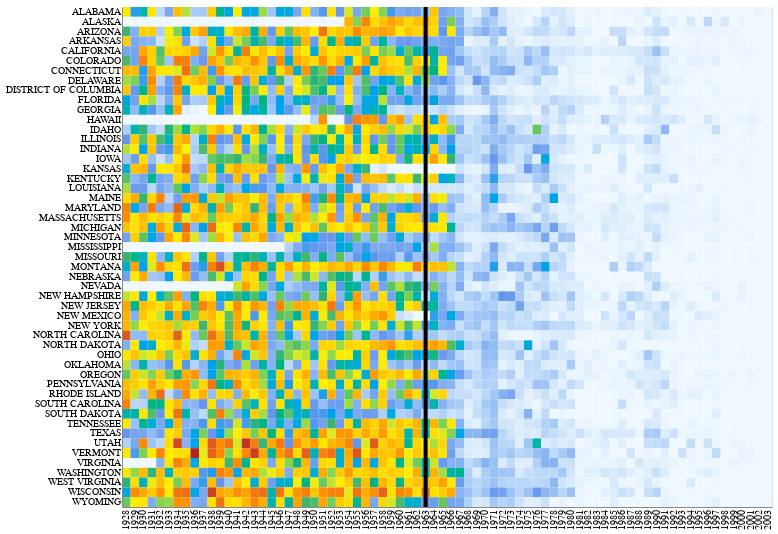

Express this chart as Vega-Lite.
### Vega-Lite specification from a JSON file in a GitHub repository (floating-point values rounded to 4 significant figures; data arrays with more than 128 entries replaced by an {"elided": "..."} marker saying what was removed)
{"config": {"view": {"continuousWidth": 400, "continuousHeight": 300}}, "layer": [{"data": {"name": "data-2a56409d31f9b4068ccef24e40b47e14"}, "mark": "rect", "encoding": {"color": {"type": "quantitative", "field": "incidence", "legend": null, "scale": {"domain": [0, 100, 200, 300, 1000, 3000], "range": ["#F0F8FF", "cornflowerblue", "mediumseagreen", "#FFEE00", "darkorange", "firebrick"], "type": "sqrt"}, "sort": "ascending"}, "tooltip": [{"type": "nominal", "field": "state"}, {"type": "quantitative", "field": "YEAR"}, {"type": "quantitative", "field": "incidence"}], "x": {"type": "ordinal", "axis": {"ticks": false, "title": null}, "field": "YEAR"}, "y": {"type": "nominal", "axis": {"ticks": false, "title": null}, "field": "state"}}, "height": 500, "width": 650}, {"data": {"name": "data-ab2328a599319c4ad43a14094a96bd74"}, "mark": {"type": "rule", "strokeWidth": 4}, "encoding": {"x": {"type": "ordinal", "field": "threshold"}}}], "$schema": "https://vega.github.io/schema/vega-lite/v4.8.1.json", "datasets": {"data-2a56409d31f9b4068ccef24e40b47e14": {"elided": "3876 records"}, "data-ab2328a599319c4ad43a14094a96bd74": [{"threshold": 1963}]}}
